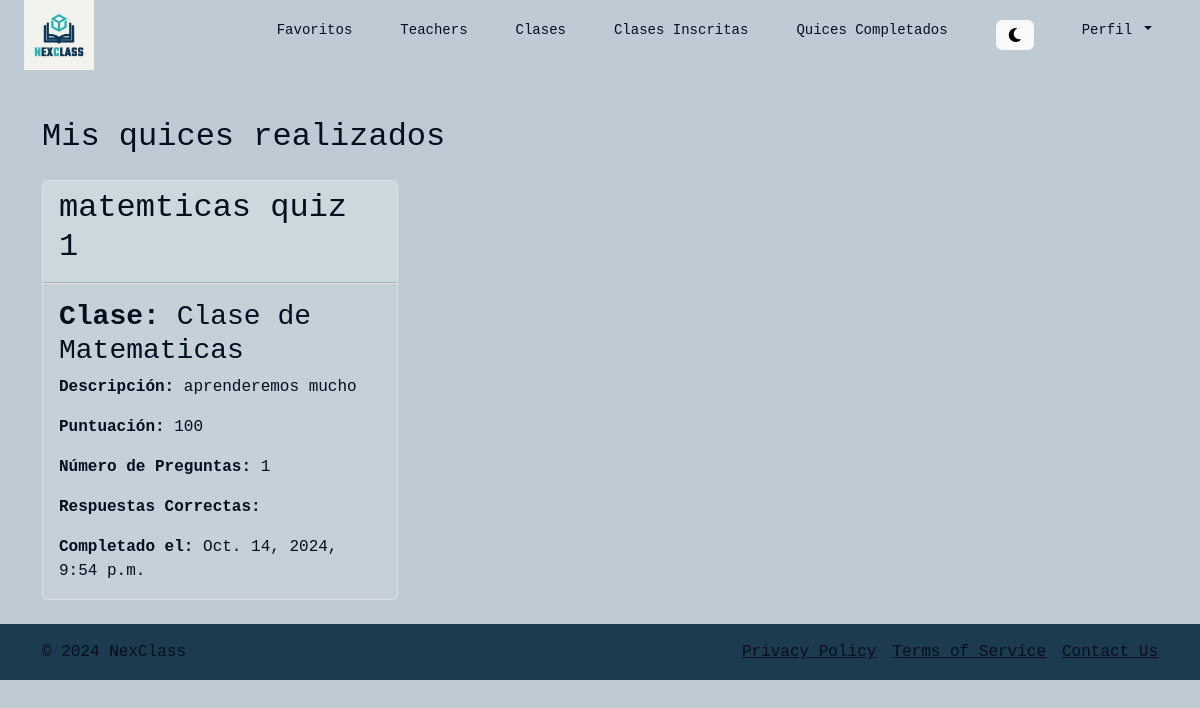
/completed_quizzes (signed in), run on the app's committed database.
### class_quizzes/models.py (models this page shows)
class QuizResult(models.Model):
    student = models.ForeignKey(Student, on_delete=models.CASCADE)
    quiz = models.ForeignKey(Quiz, on_delete=models.CASCADE)
    score = models.IntegerField()  # Guardará el puntaje obtenido
    total_questions = models.IntegerField()  # Número total de preguntas
    correct_answers = models.IntegerField()  # Número de respuestas correctas
    completed_at = models.DateTimeField(auto_now_add=True)  # Fecha en que el estudiante completó el quiz

class Quiz(models.Model):
    class_obj = models.ForeignKey(Class, on_delete=models.CASCADE)
    title = models.CharField(max_length=255)
    description = models.TextField(blank=True)
    created_at = models.DateTimeField(default=timezone.now)

### classCreation_Schedules/models.py (models this page shows, shortened)
class Class(models.Model):
    className = models.CharField(max_length=100)
    teacher = models.ForeignKey('users.Teacher', on_delete=models.CASCADE)
    description = models.TextField()
    class_picture = models.ImageField(upload_to='class_photos/', default='class_photos/default_profile.png', null=True, blank=True)

### class_quizzes/views.py (the view)
# urls.py: path('completed_quizzes', views.completed_quizzes, name='completed_quizzes'),
def completed_quizzes(request):
    student = Student.objects.get(user=request.user)
    student_quizzes = QuizResult.objects.filter(student=student)
    return render(request, 'completed_quizzes.html', {
        'student_quizzes_': student_quizzes,
    })

### class_quizzes/templates/completed_quizzes.html
{% extends 'navbar.html' %}
{% block content %}
    <div class="container mt-5">
        <h2 class="mb-4">Mis quices realizados</h2>
    {% if student_quizzes_ %}
        <div class="row ">
        {% for student_quizzes in student_quizzes_ %}
            <div class="col-md-4 mb-4 d-flex align-items-stretch">
                <div class="card bg-transparent border ">
                    <div class="card-header bg-light bg-opacity-25">
                        <h2>{{ student_quizzes.quiz.title }}</h2>
                    </div>
                    <div class="card-body text_custom border border-0 border-top bg-light bg-opacity-10" >
                        <h3 class="card-title"><strong>Clase: </strong>{{ student_quizzes.quiz.class_obj.className }}</h3>
                        <p class="card-text"><strong>Descripción: </strong>{{ student_quizzes.quiz.class_obj.description }}</p>
                        <p class="card-text"><strong>Puntuación:</strong> {{ student_quizzes.score }}</p>
                        <p class="card-text"><strong>Número de Preguntas:</strong> {{ student_quizzes.total_questions }}</p>
                        <p class="card-text"><strong>Respuestas Correctas:</strong> {{ student_quizzes.correct_answerscompleted_at }}</p>
                        <p class="card-text"><strong>Completado el:</strong> {{ student_quizzes.completed_at }}</p>
                    </div>
                </div>
            </div>
        {% endfor %}
        </div>
    {% else %}
        <p>No hay quices disponibles para esta clase en este momento.</p>
    {% endif %}
    </div>
{% endblock %}

### NextClassProject/static/styles/global.css (style rules this page uses)
h1, h2, h3, h4, h5, h6 { font-family: "Space Mono", monospace; color: var(--text-color); }
.text_custom { color: var(--text-color); }

### data on the page
QuizResult: quiz "matemticas quiz 1", quiz.class_obj.className "Clase de Matematicas", quiz.class_obj.description "aprenderemos mucho", score "100", total_questions "1", completed_at "Oct. 14, 2024, 9:54 p.m."
